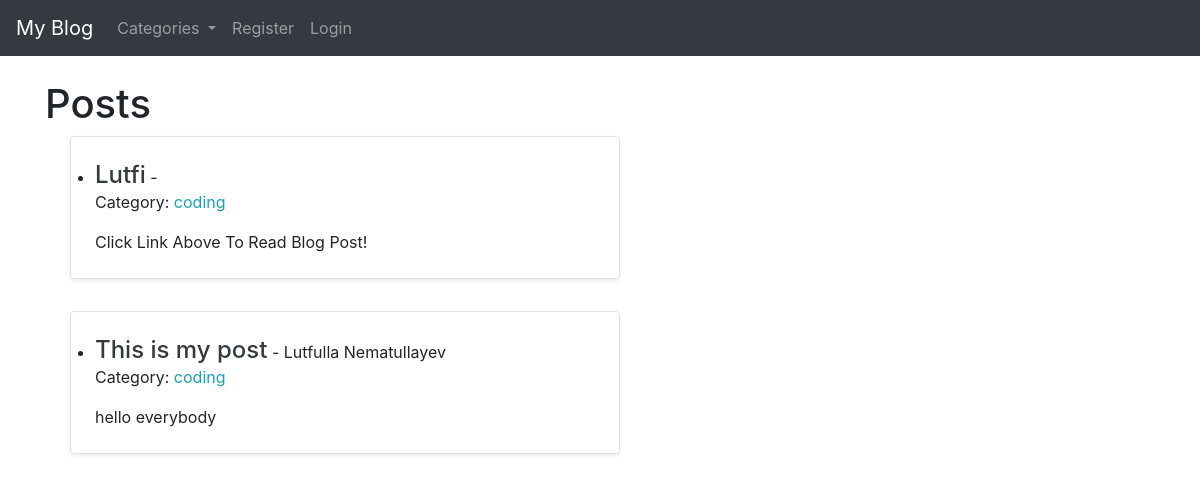
The page / on the database its author committed.
### theblog/models.py (models this page shows, shortened)
class Post(models.Model):
    title = models.CharField(max_length=255)
    title_tag = models.CharField(max_length=255, default='Blog')
    author = models.ForeignKey(User, on_delete=models.CASCADE)
    body = RichTextField(blank=True, null=True)
    added_date = models.DateTimeField(auto_now_add=True)
    category = models.CharField(max_length=255, default='coding')
    snippet = models.CharField(max_length=255)
    likes = models.ManyToManyField(User, related_name='blog_posts')

### theblog/views.py (the view)
# urls.py: path('', HomeView.as_view(), name='home'),
class HomeView(ListView):
    model = Post
    template_name = 'home.html'
    ordering = ['-added_date']
    def get_context_data(self, *args, **kwargs):
        cat_menu = Category.objects.all()
        context = super(HomeView, self).get_context_data(*args, **kwargs)
        context["cat_menu"] = cat_menu
        return context

### theblog/models.py (called while the page is built)
    def __str__(self):
        return self.name

### theblog/templates/home.html (shortened to what this page needs)
{% extends 'base.html' %}
{% block content %}
<h1>Posts</h1>
    <ul>
    {% for post in object_list %}
        <div class="row mb-2">
            <div class="col-md-6">
                <div class="row g-0 border rounded overflow-hidden flex-md-row mb-4 shadow-sm h-md-250 position-relative">
                    <div class="col p-4 d-flex flex-column position-static">
                        <li><a href="{% url 'article-detail' post.pk %}" class="text-dark h4">{{ post.title }}</a> - {{ post.author.first_name }} {{ post.author.last_name }}
                            <p>Category: <a class="text-info" href="{% url 'category' post.category %}">{{ post.category }} </a></p>
                            {{ post.snippet }}
                            </li>
                    </div>
                </div>
            </div>
        </div>
    {% endfor %}
    </ul>
{% endblock %}

### rows shown on the page
Post: title "Lutfi", category "coding", snippet "Click Link Above To Read Blog Post!"
Post: title "This is my post", author.first_name "Lutfulla", author.last_name "Nematullayev", category "coding", snippet "hello everybody"
